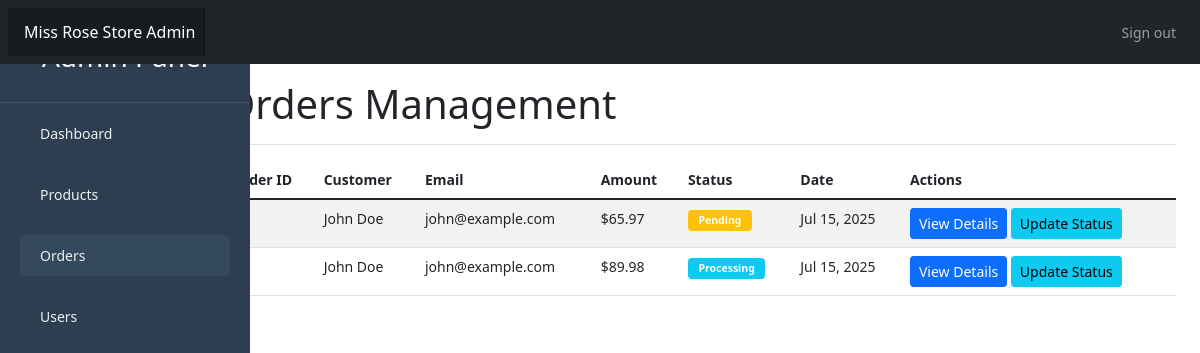
The app's page /admin/orders.php (signed in) with its own data.
### tables this page shows
CREATE TABLE orders (
    id INT PRIMARY KEY AUTO_INCREMENT,
    user_id INT NOT NULL,
    total_amount DECIMAL(10,2) NOT NULL,
    status ENUM('pending', 'processing', 'completed', 'cancelled') DEFAULT 'pending',
    address TEXT NOT NULL,
    phone VARCHAR(20) NOT NULL,
    created_at TIMESTAMP DEFAULT CURRENT_TIMESTAMP,
    FOREIGN KEY (user_id) REFERENCES users(id)
);

CREATE TABLE users (
    id INT PRIMARY KEY AUTO_INCREMENT,
    name VARCHAR(100) NOT NULL,
    email VARCHAR(100) NOT NULL UNIQUE,
    password VARCHAR(255) NOT NULL,
    is_admin TINYINT(1) DEFAULT 0,
    created_at TIMESTAMP DEFAULT CURRENT_TIMESTAMP
);

### includes/functions.php (called while the page is built, shortened)
<?php
function getStatusColor($status) {
    switch ($status) {
        case 'pending':
            return 'warning';
        case 'processing':
            return 'info';
    }
}

### admin/orders.php (the view, shortened to what this page needs)
<?php
require_once '../includes/config.php';
require_once '../includes/functions.php';
$orders = $conn->query("SELECT orders.*, users.name as customer_name, users.email
                       FROM orders
                       JOIN users ON orders.user_id = users.id
                       ORDER BY orders.created_at DESC")->fetchAll();
include '../includes/admin_header.php';
?>
<div class="container-fluid">
    <div class="row">
        <?php include 'sidebar.php'; ?>
        <main class="col-md-10 ms-sm-auto px-md-4">
            <div class="d-flex justify-content-between flex-wrap flex-md-nowrap align-items-center pt-3 pb-2 mb-3 border-bottom">
                <h1>Orders Management</h1>
            </div>
            <div class="table-responsive">
                <table class="table table-striped">
                    <thead>
                        <tr>
                            <th>Order ID</th>
                            <th>Customer</th>
                            <th>Email</th>
                            <th>Amount</th>
                            <th>Status</th>
                            <th>Date</th>
                            <th>Actions</th>
                        </tr>
                    </thead>
                    <tbody>
                        <?php foreach ($orders as $order): ?>
                            <tr>
                                <td>#<?php echo $order['id']; ?></td>
                                <td><?php echo htmlspecialchars($order['customer_name']); ?></td>
                                <td><?php echo htmlspecialchars($order['email']); ?></td>
                                <td>$<?php echo number_format($order['total_amount'], 2); ?></td>
                                <td>
                                    <span class="badge bg-<?php echo getStatusColor($order['status']); ?>">
                                        <?php echo ucfirst($order['status']); ?>
                                    </span>
                                </td>
                                <td><?php echo date('M d, Y', strtotime($order['created_at'])); ?></td>
                                <td>
                                    <button class="btn btn-sm btn-primary"
                                            onclick="viewOrder(<?php echo $order['id']; ?>)">
                                        View Details
                                    </button>
                                    <button class="btn btn-sm btn-info"
                                            onclick="updateStatus(<?php echo $order['id']; ?>)">
                                        Update Status
                                    </button>
                                </td>
                            </tr>
                        <?php endforeach; ?>
                    </tbody>
                </table>
            </div>
        </main>
    </div>
</div>
<?php include '../includes/admin_footer.php'; ?>

### includes/admin_header.php (shortened to what this page needs)
<!DOCTYPE html>
<html lang="en">
<head>
    <link href="https://cdn.jsdelivr.net/npm/bootstrap@5.1.3/dist/css/bootstrap.min.css" rel="stylesheet">
    <link href="<?php echo SITE_URL; ?>/assets/css/admin.css" rel="stylesheet">
</head>
<body>
    <nav class="navbar navbar-dark sticky-top bg-dark flex-md-nowrap p-2">
        <a class="navbar-brand col-md-3 col-lg-2 me-0 px-3" href="#"><?php echo SITE_NAME; ?> Admin</a>
        <div class="navbar-nav">
            <div class="nav-item text-nowrap">
                <a class="nav-link px-3" href="<?php echo SITE_URL; ?>/logout.php">Sign out</a>
            </div>
        </div>
    </nav>
</body>
</html>

### admin/sidebar.php (shortened to what this page needs)
<div class="admin-sidebar">
    <div class="sidebar-header">
        <h3>Admin Panel</h3>
    </div>
    <ul class="list-unstyled">
        <li class="<?php echo (basename($_SERVER['PHP_SELF']) == 'dashboard.php') ? 'active' : ''; ?>">
            <a href="<?php echo SITE_URL; ?>/admin/dashboard.php">
                <i class="fas fa-tachometer-alt"></i> Dashboard
            </a>
        </li>
        <li class="<?php echo (basename($_SERVER['PHP_SELF']) == 'products.php') ? 'active' : ''; ?>">
            <a href="<?php echo SITE_URL; ?>/admin/products.php">
                <i class="fas fa-box"></i> Products
            </a>
        </li>
        <li class="<?php echo (basename($_SERVER['PHP_SELF']) == 'orders.php') ? 'active' : ''; ?>">
            <a href="<?php echo SITE_URL; ?>/admin/orders.php">
                <i class="fas fa-shopping-cart"></i> Orders
            </a>
        </li>
        <li class="<?php echo (basename($_SERVER['PHP_SELF']) == 'users.php') ? 'active' : ''; ?>">
            <a href="<?php echo SITE_URL; ?>/admin/users.php">
                <i class="fas fa-users"></i> Users
            </a>
        </li>
    </ul>
</div>

### includes/admin_footer.php (shortened to what this page needs)
</body>
</html>

### assets/css/admin.css (style rules this page uses)
body { font-size: .875rem; }
.navbar-brand { padding-top: .75rem; padding-bottom: .75rem; font-size: 1rem; background-color: rgba(0, 0, 0, .25); box-shadow: inset -1px 0 0 rgba(0, 0, 0, .25); }
.badge { padding: 0.5em 1em; }

### admin/sidebar.php (style rules this page uses)
.admin-sidebar { background: #2c3e50; min-height: 100vh; padding: 20px 0; width: 250px; position: fixed; left: 0; top: 0; }
.sidebar-header { padding: 20px; color: white; text-align: center; border-bottom: 1px solid rgba(255,255,255,0.1); }
.admin-sidebar ul li { padding: 10px 20px; }
.admin-sidebar ul li a { color: #ecf0f1; text-decoration: none; display: block; padding: 10px; border-radius: 5px; transition: all 0.3s; }
.admin-sidebar ul li.active a, .admin-sidebar ul li a:hover { background: #34495e; }

### records on screen
orders: user.name "John Doe", user.email "john@example.com", total_amount "65.97", status "Pending", created_at "Jul 15, 2025"
orders: user.name "John Doe", user.email "john@example.com", total_amount "89.98", status "Processing", created_at "Jul 15, 2025"

### other values on screen
SITE_NAME "Miss Rose Store"
